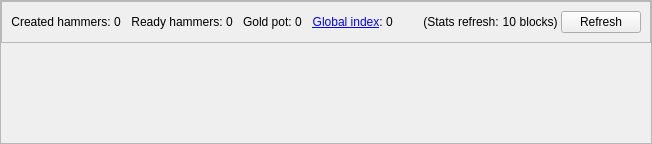
    <widget class="QFrame" name="globalForgeSummary">
     <property name="styleSheet">
      <string notr="true">#globalForgeSummary {background-color:white;}</string>
     </property>
     <property name="frameShape">
      <enum>QFrame::StyledPanel</enum>
     </property>
     <property name="frameShadow">
      <enum>QFrame::Sunken</enum>
     </property>
     <layout class="QVBoxLayout" name="verticalLayout_2">
      <property name="spacing">
       <number>0</number>
      </property>
      <property name="leftMargin">
       <number>0</number>
      </property>
      <property name="topMargin">
       <number>0</number>
      </property>
      <property name="rightMargin">
       <number>0</number>
      </property>
      <property name="bottomMargin">
       <number>0</number>
      </property>
      <item>
       <widget class="QFrame" name="globalForgeSummaryTextRow">
        <property name="styleSheet">
         <string notr="true"/>
        </property>
        <property name="frameShape">
         <enum>QFrame::StyledPanel</enum>
        </property>
        <property name="frameShadow">
         <enum>QFrame::Raised</enum>
        </property>
        <layout class="QHBoxLayout" name="horizontalLayout">
         <property name="spacing">
          <number>0</number>
         </property>
         <item>
          <widget class="QLabel" name="label_6">
           <property name="toolTip">
            <string>The total number of created hammers across the whole network</string>
           </property>
           <property name="text">
            <string>Created hammers: </string>
           </property>
           <property name="alignment">
            <set>Qt::AlignRight|Qt::AlignTrailing|Qt::AlignVCenter</set>
           </property>
          </widget>
         </item>
         <item>
          <widget class="QLabel" name="globalCreatedLabel">
           <property name="toolTip">
            <string>The total number of created hammers across the whole network</string>
           </property>
           <property name="text">
            <string>0</string>
           </property>
          </widget>
         </item>
         <item>
          <spacer name="createdLabelSpacer_2">
           <property name="orientation">
            <enum>Qt::Horizontal</enum>
           </property>
           <property name="sizeType">
            <enum>QSizePolicy::Fixed</enum>
           </property>
           <property name="sizeHint" stdset="0">
            <size>
             <width>10</width>
             <height>0</height>
            </size>
           </property>
          </spacer>
         </item>
         <item>
          <widget class="QLabel" name="label_12">
           <property name="toolTip">
            <string>The total number of ready hammers across the whole network</string>
           </property>
           <property name="text">
            <string>Ready hammers: </string>
           </property>
           <property name="alignment">
            <set>Qt::AlignRight|Qt::AlignTrailing|Qt::AlignVCenter</set>
           </property>
          </widget>
         </item>
         <item>
          <widget class="QLabel" name="globalReadyLabel">
           <property name="toolTip">
            <string>The total number of ready hammers across the whole network</string>
           </property>
           <property name="text">
            <string>0</string>
           </property>
          </widget>
         </item>
         <item>
          <spacer name="createdLabelSpacer_3">
           <property name="orientation">
            <enum>Qt::Horizontal</enum>
           </property>
           <property name="sizeType">
            <enum>QSizePolicy::Fixed</enum>
           </property>
           <property name="sizeHint" stdset="0">
            <size>
             <width>10</width>
             <height>0</height>
            </size>
           </property>
          </spacer>
         </item>
         <item>
          <widget class="QLabel" name="label_11">
           <property name="toolTip">
            <string>The total block rewards available on the network over the lifespan of a single hammer</string>
           </property>
           <property name="text">
            <string>Gold pot: </string>
           </property>
           <property name="alignment">
            <set>Qt::AlignRight|Qt::AlignTrailing|Qt::AlignVCenter</set>
           </property>
          </widget>
         </item>
         <item>
          <widget class="QLabel" name="potentialRewardsLabel">
           <property name="toolTip">
            <string>The total block rewards available on the network over the lifespan of a single hammer</string>
           </property>
           <property name="text">
            <string>0</string>
           </property>
          </widget>
         </item>
         <item>
          <spacer name="createdLabelSpacer_5">
           <property name="orientation">
            <enum>Qt::Horizontal</enum>
           </property>
           <property name="sizeType">
            <enum>QSizePolicy::Fixed</enum>
           </property>
           <property name="sizeHint" stdset="0">
            <size>
             <width>10</width>
             <height>0</height>
            </size>
           </property>
          </spacer>
         </item>
         <item>
          <widget class="QLabel" name="label_16">
           <property name="toolTip">
            <string>The Global Index is a measure of network hammer population. At a value of 100,
the network is saturated with the maximum number of hammers that are expected
to make back their cost. At values below 100, it is expected at all hammers will be profitable.</string>
           </property>
           <property name="text">
            <string>&lt;a href=&quot;https://forge.lightningca.sh/gi/&quot;&gt;&lt;span style=&quot;text-decoration: underline;&quot;&gt;Global index&lt;/span&gt;&lt;/a&gt;: </string>
           </property>
           <property name="alignment">
            <set>Qt::AlignRight|Qt::AlignTrailing|Qt::AlignVCenter</set>
           </property>
           <property name="openExternalLinks">
            <bool>true</bool>
           </property>
          </widget>
         </item>
         <item>
          <widget class="QLabel" name="hammerPopIndexLabel">
           <property name="toolTip">
            <string>The Global Index is a measure of network hammer population. At a value of 100,
the network is saturated with the maximum number of hammers that are expected
to make back their cost. At values below 100, it is expected at all hammers will be profitable.</string>
           </property>
           <property name="text">
            <string>0</string>
           </property>
          </widget>
         </item>
         <item>
          <spacer name="createdLabelSpacer_6">
           <property name="orientation">
            <enum>Qt::Horizontal</enum>
           </property>
           <property name="sizeType">
            <enum>QSizePolicy::Fixed</enum>
           </property>
           <property name="sizeHint" stdset="0">
            <size>
             <width>10</width>
             <height>0</height>
            </size>
           </property>
          </spacer>
         </item>
         <item>
          <widget class="TinyPie" name="hammerPopIndexPie" native="true">
           <property name="sizePolicy">
            <sizepolicy hsizetype="Fixed" vsizetype="Fixed">
             <horstretch>0</horstretch>
             <verstretch>0</verstretch>
            </sizepolicy>
           </property>
           <property name="minimumSize">
            <size>
             <width>20</width>
             <height>20</height>
            </size>
           </property>
           <property name="toolTip">
            <string>The Global Index is a measure of network hammer population. At a value of 100,
the network is saturated with the maximum number of hammers that are expected
to make back their cost. At values below 100, it is expected at all hammers will be profitable.</string>
           </property>
          </widget>
         </item>
         <item>
          <spacer name="horizontalSpacer_12">
           <property name="orientation">
            <enum>Qt::Horizontal</enum>
           </property>
           <property name="sizeHint" stdset="0">
            <size>
             <width>0</width>
             <height>0</height>
            </size>
           </property>
          </spacer>
         </item>
         <item>
          <widget class="QLabel" name="label_13">
           <property name="toolTip">
            <string>Global network forge stats are automatically refreshed every 10 blocks</string>
           </property>
           <property name="text">
            <string>(Stats refresh: </string>
           </property>
           <property name="alignment">
            <set>Qt::AlignRight|Qt::AlignTrailing|Qt::AlignVCenter</set>
           </property>
          </widget>
         </item>
         <item>
          <widget class="QLabel" name="blocksTillGlobalRefresh">
           <property name="text">
            <string>10</string>
           </property>
           <property name="alignment">
            <set>Qt::AlignRight|Qt::AlignTrailing|Qt::AlignVCenter</set>
           </property>
          </widget>
         </item>
         <item>
          <widget class="QLabel" name="label_15">
           <property name="toolTip">
            <string>Global network forge stats are automatically refreshed every 10 blocks</string>
           </property>
           <property name="text">
            <string> blocks) </string>
           </property>
           <property name="alignment">
            <set>Qt::AlignRight|Qt::AlignTrailing|Qt::AlignVCenter</set>
           </property>
          </widget>
         </item>
         <item>
          <widget class="QPushButton" name="refreshGlobalSummaryButton">
           <property name="minimumSize">
            <size>
             <width>75</width>
             <height>0</height>
            </size>
           </property>
           <property name="toolTip">
            <string>Refresh global forge stats now</string>
           </property>
           <property name="text">
            <string>Refresh</string>
           </property>
           <property name="icon">
            <iconset resource="../bitcoin.qrc">
             <normaloff>:/icons/refresh</normaloff>:/icons/refresh</iconset>
           </property>
          </widget>
         </item>
        </layout>
       </widget>
      </item>
      <item>
       <widget class="QCustomPlot" name="hammerPopGraph" native="true">
        <property name="sizePolicy">
         <sizepolicy hsizetype="Expanding" vsizetype="Expanding">
          <horstretch>0</horstretch>
          <verstretch>0</verstretch>
         </sizepolicy>
        </property>
        <property name="minimumSize">
         <size>
          <width>0</width>
          <height>100</height>
         </size>
        </property>
       </widget>
      </item>
     </layout>
    </widget>
